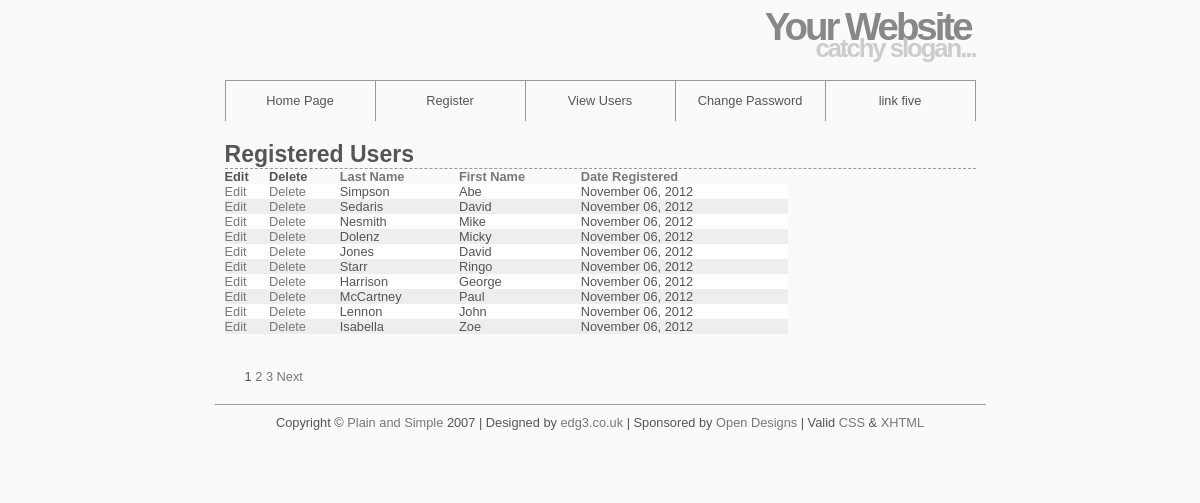
Screenshot of /ch09/view_users.php with the database file from the repository.
### tables this page shows
CREATE TABLE users (
user_id MEDIUMINT UNSIGNED NOT NULL AUTO_INCREMENT,
first_name VARCHAR(20) NOT NULL,
last_name VARCHAR(40) NOT NULL,
email VARCHAR(80) NOT NULL,
pass CHAR(40) NOT NULL,
registration_date DATETIME NOT NULL,
PRIMARY KEY (user_id)
);

### ch09/view_users.php (the view, shortened to what this page needs)
<?php
echo '<h1>Registered Users</h1>';
require_once ('../mysqli_connect.php');
$display = 10;
if (isset($_GET['p']) && is_numeric($_GET['p'])) {
	$pages = $_GET['p'];
} else {
	$q = "SELECT COUNT(user_id) FROM users";
	$r = @mysqli_query ($dbc, $q);
	$row = @mysqli_fetch_array ($r, MYSQLI_NUM);
	$records = $row[0];
	if ($records > $display) {
		$pages = ceil ($records/$display);
	} else {
		$pages = 1;
	}
}
if (isset($_GET['s']) && is_numeric($_GET['s'])) {
	$start = $_GET['s'];
} else {
	$start = 0;
}
$sort = (isset($_GET['sort'])) ? $_GET['sort'] : 'rd';
switch ($sort) {
	case 'rd':
		$order_by = 'registration_date ASC';
		break;
}
$q = "SELECT last_name, first_name, DATE_FORMAT(registration_date, '%M %d, %Y') AS dr, user_id FROM users ORDER BY $order_by LIMIT $start, $display";
$r = @mysqli_query ($dbc, $q);
echo '<table align="center" cellspacing="0" cellpadding="5" width="75%">
<tr>
	<td align="left"><b>Edit</b></td>
	<td align="left"><b>Delete</b></td>
	<td align="left"><b><a href="view_users.php?sort=ln">Last Name</a></b></td>
	<td align="left"><b><a href="view_users.php?sort=fn">First Name</a></b></td>
	<td align="left"><b><a href="view_users.php?sort=rd">Date Registered</a></b></td>
</tr>
';
$bg = '#eeeeee';
while ($row = mysqli_fetch_array($r, MYSQLI_ASSOC)) {
	$bg = ($bg=='#eeeeee' ? '#ffffff' : '#eeeeee');
		echo '<tr bgcolor="' . $bg . '">
		<td align="left"><a href="edit_user.php?id=' . $row['user_id'] . '">Edit</a></td>
		<td align="left"><a href="delete_user.php?id=' . $row['user_id'] . '">Delete</a></td>
		<td align="left">' . $row['last_name'] . '</td>
		<td align="left">' . $row['first_name'] . '</td>
		<td align="left">' . $row['dr'] . '</td>
	</tr>
	';
}
echo '</table>';
if ($pages > 1) {
	echo '<br /><p>';
	$current_page = ($start/$display) + 1;
	for ($i = 1; $i <= $pages; $i++) {
		if ($i != $current_page) {
			echo '<a href="view_users.php?s=' . (($display * ($i - 1))) . '&p=' . $pages . '&sort=' . $sort . '">' . $i . '</a> ';
		} else {
			echo $i . ' ';
		}
	}
	if ($current_page != $pages) {
		echo '<a href="view_users.php?s=' . ($start + $display) . '&p=' . $pages . '&sort=' . $sort . '">Next</a>';
	}
	echo '</p>';
}
?>

### ch09/includes/style.css (style rules this page uses)
* { border:0; margin:0; padding:0; }
a { color:#777; text-decoration:none; }
body { background:#fafafa; color:#555; font:0.8em Arial, Helvetica, "bitstream vera sans", sans-serif; }
#header { border-bottom:1px solid #999; height:80px; margin:0 auto; width:751px; }
#header h1 { color:#888; font-size:300%; letter-spacing:-3px; text-align:right; padding:5px; margin-bottom:-20px; }
#header h2 { color:#CCC; font-size:200%; letter-spacing:-2px; text-align:right; }
#navigation { background:#fafafa; border-right:1px solid #999; margin:0 auto; width:750px; height:40px; list-style:none; }
#navigation li { border-left:1px solid #999; float:left; width:149px; list-style:none; }
#navigation a { color:#555; display:block; line-height:40px; text-align:center; }
#content { height:auto; margin:0 auto; padding:0 0 20px; width:751px; }
#content h1 { border-bottom:1px dashed #999; font-size:1.8em; padding:20px 0 0; }
#content p { padding:20px 20px 0; }
#footer { border-top:1px solid #999; height:50px; margin:0 auto; padding:10px; text-align:center; width:751px; }

### rows the page displays
users: last_name "Simpson", first_name "Abe", dr "November 06, 2012"
users: last_name "Sedaris", first_name "David", dr "November 06, 2012"
users: last_name "Nesmith", first_name "Mike", dr "November 06, 2012"
users: last_name "Dolenz", first_name "Micky", dr "November 06, 2012"
users: last_name "Jones", first_name "David", dr "November 06, 2012"
users: last_name "Starr", first_name "Ringo", dr "November 06, 2012"
users: last_name "Harrison", first_name "George", dr "November 06, 2012"
users: last_name "McCartney", first_name "Paul", dr "November 06, 2012"
users: last_name "Lennon", first_name "John", dr "November 06, 2012"
users: last_name "Isabella", first_name "Zoe", dr "November 06, 2012"
